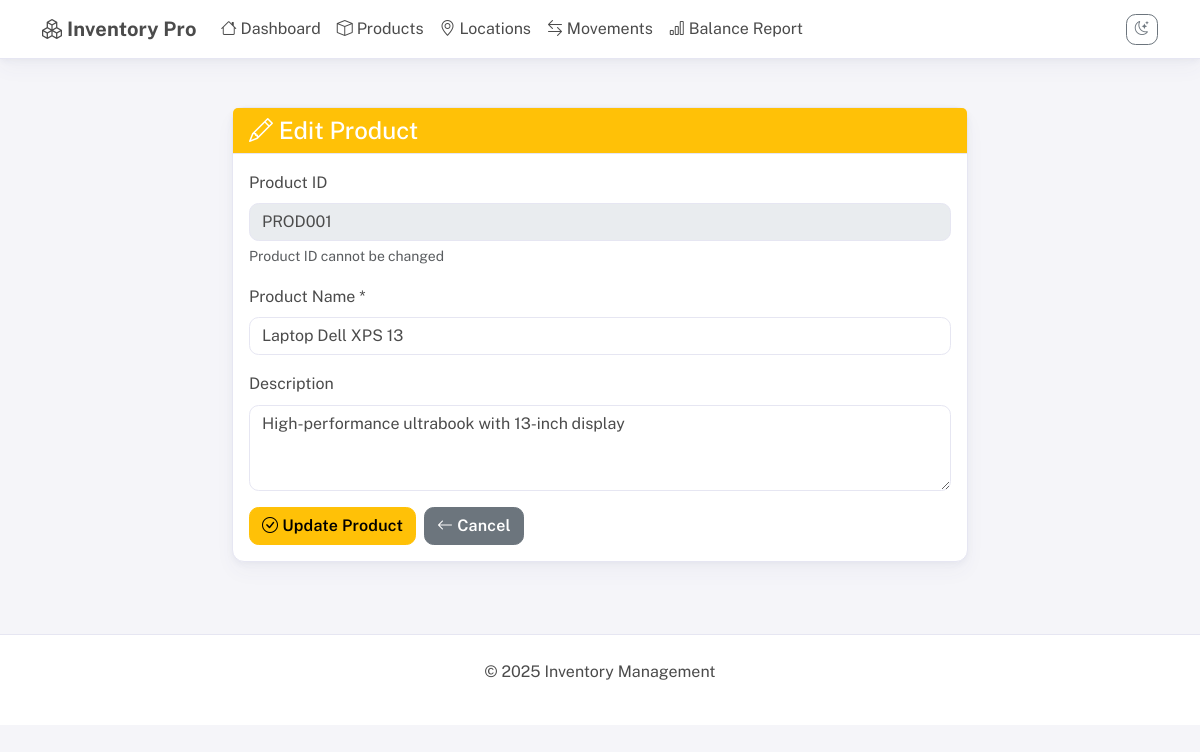
The page /products/edit/PROD001 on the database its author committed.
### app.py (models this page shows, shortened)
class Product(db.Model):
    product_id = db.Column(db.String(50), primary_key=True)
    name = db.Column(db.String(100), nullable=False)
    description = db.Column(db.Text)
    created_at = db.Column(db.DateTime, default=datetime.utcnow)

### app.py (the view, shortened to what this page needs)
@app.route('/products/edit/<product_id>', methods=['GET', 'POST'])
def edit_product(product_id):
    product = Product.query.get_or_404(product_id)
    return render_template('edit_product.html', product=product)

### templates/edit_product.html (shortened to what this page needs)
{% extends "base.html" %}
{% block content %}
<div class="container mt-4">
    <div class="row justify-content-center">
        <div class="col-md-8">
            <div class="card">
                <div class="card-header bg-warning text-white">
                    <h4 class="mb-0"><i class="bi bi-pencil"></i> Edit Product</h4>
                </div>
                <div class="card-body">
                    <form method="POST">
                        <div class="mb-3">
                            <label for="product_id" class="form-label">Product ID</label>
                            <input type="text" class="form-control" id="product_id" value="{{ product.product_id }}" disabled>
                            <div class="form-text">Product ID cannot be changed</div>
                        </div>
                        <div class="mb-3">
                            <label for="name" class="form-label">Product Name *</label>
                            <input type="text" class="form-control" id="name" name="name" value="{{ product.name }}" required>
                        </div>
                        <div class="mb-3">
                            <label for="description" class="form-label">Description</label>
                            <textarea class="form-control" id="description" name="description" rows="3">{{ product.description or '' }}</textarea>
                        </div>
                        <div class="d-flex gap-2">
                            <button type="submit" class="btn btn-warning">
                                <i class="bi bi-check-circle"></i> Update Product
                            </button>
                            <a href="{{ url_for('products') }}" class="btn btn-secondary">
                                <i class="bi bi-arrow-left"></i> Cancel
                            </a>
                        </div>
                    </form>
                </div>
            </div>
        </div>
    </div>
</div>
{% endblock %}

### templates/base.html (style rules this page uses)
:root, :root[data-theme="light"], [data-theme="light"] { --bs-primary: #696cff; --bs-primary-rgb: 105,108,255; --bs-secondary: #8592a3; --bs-success: #71dd37; --bs-info: #03c3ec; --bs-warning: #ffab00; --bs-danger: #ff3e1d; --bs-light: #f5f5f9; --bs-dark: #233446; --ui-body-bg: #f5f5f9; --ui-content-bg: #ffffff; --ui-text: #4b4b4b; --ui-muted: #667085; --ui-border: #e6e6f2; --ui-card-shadow: 0 2px 6px rgba(76, 87, 125, 0.06), 0 10px 20px rgba(76, 87, 125, 0.04); }
body { background-color: var(--ui-body-bg); color: var(--ui-text); font-family: 'Public Sans', system-ui, -apple-system, Segoe UI, Roboto, Ubuntu, Cantarell, Noto Sans, "Helvetica Neue", Arial, "Apple Color Emoji", "Segoe UI Emoji", "Segoe UI Symbol", sans-serif; line-height: 1.6; }
.card { background: var(--ui-content-bg); color: var(--ui-text); border: 1px solid var(--ui-border); border-radius: 0.75rem; box-shadow: var(--ui-card-shadow); transition: transform .2s ease, box-shadow .2s ease; }
.card-header { border-bottom: 1px solid var(--ui-border); background: transparent; }
.btn { border-radius: 0.6rem; font-weight: 600; letter-spacing: .2px; }
.form-control, .form-select { color: inherit; background: var(--ui-content-bg); border: 1px solid var(--ui-border); border-radius: .6rem; }

### rows shown on the page
Product: product_id "PROD001", name "Laptop Dell XPS 13", description "High-performance ultrabook with 13-inch display"
